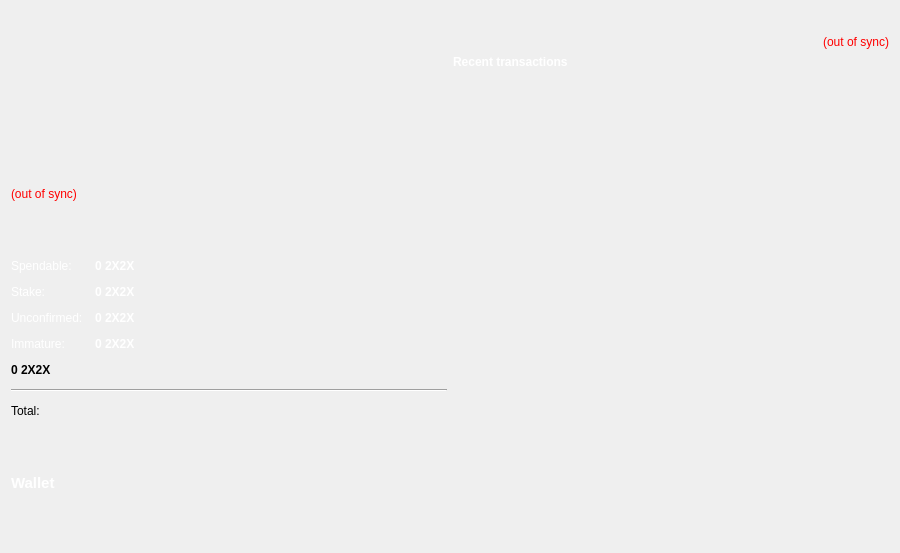
<?xml version="1.0" encoding="UTF-8"?>
<ui version="4.0">
 <class>OverviewPage</class>
 <widget class="QWidget" name="OverviewPage">
  <property name="geometry">
   <rect>
    <x>0</x>
    <y>0</y>
    <width>900</width>
    <height>553</height>
   </rect>
  </property>
  <property name="windowTitle">
   <string>Form</string>
  </property>
  <property name="autoFillBackground">
   <bool>false</bool>
  </property>
  <property name="styleSheet">
   <string notr="true">background-image: url(:/images/wallet); </string>
  </property>
  <layout class="QHBoxLayout" name="horizontalLayout" stretch="1,1">
   <item>
    <layout class="QVBoxLayout" name="verticalLayout_2">
     <item>
      <widget class="QWidget" name="widget" native="true">
       <property name="styleSheet">
        <string notr="true"/>
       </property>
       <layout class="QVBoxLayout" name="verticalLayout_4">
        <item>
         <layout class="QHBoxLayout" name="horizontalLayout_4"/>
        </item>
       </layout>
      </widget>
     </item>
     <item>
      <widget class="QLabel" name="labelWalletStatus">
       <property name="toolTip">
        <string>The displayed information may be out of date. Your wallet automatically synchronizes with the 2X2 network after a connection is established, but this process has not completed yet.</string>
       </property>
       <property name="styleSheet">
        <string notr="true">QLabel { color: red; }</string>
       </property>
       <property name="text">
        <string notr="true">(out of sync)</string>
       </property>
       <property name="alignment">
        <set>Qt::AlignLeading|Qt::AlignLeft|Qt::AlignVCenter</set>
       </property>
      </widget>
     </item>
     <item>
      <layout class="QFormLayout" name="formLayout_2">
       <property name="fieldGrowthPolicy">
        <enum>QFormLayout::AllNonFixedFieldsGrow</enum>
       </property>
       <property name="horizontalSpacing">
        <number>12</number>
       </property>
       <property name="verticalSpacing">
        <number>12</number>
       </property>
       <item row="0" column="0">
        <widget class="QLabel" name="label">
         <property name="styleSheet">
          <string notr="true">color: rgb(255, 255, 255);</string>
         </property>
         <property name="text">
          <string>Spendable:</string>
         </property>
        </widget>
       </item>
       <item row="0" column="1">
        <widget class="QLabel" name="labelBalance">
         <property name="font">
          <font>
           <bold>true</bold>
          </font>
         </property>
         <property name="cursor">
          <cursorShape>IBeamCursor</cursorShape>
         </property>
         <property name="toolTip">
          <string>Your current spendable balance</string>
         </property>
         <property name="styleSheet">
          <string notr="true">color: rgb(255, 255, 255);</string>
         </property>
         <property name="text">
          <string notr="true">0 2X2X</string>
         </property>
         <property name="textInteractionFlags">
          <set>Qt::LinksAccessibleByMouse|Qt::TextSelectableByKeyboard|Qt::TextSelectableByMouse</set>
         </property>
        </widget>
       </item>
       <item row="1" column="0">
        <widget class="QLabel" name="label_6">
         <property name="styleSheet">
          <string notr="true">color: rgb(255, 255, 255);</string>
         </property>
         <property name="text">
          <string>Stake:</string>
         </property>
        </widget>
       </item>
       <item row="1" column="1">
        <widget class="QLabel" name="labelStake">
         <property name="font">
          <font>
           <bold>true</bold>
          </font>
         </property>
         <property name="cursor">
          <cursorShape>IBeamCursor</cursorShape>
         </property>
         <property name="toolTip">
          <string>Total of coins that were staked, and do not yet count toward the current balance</string>
         </property>
         <property name="styleSheet">
          <string notr="true">color: rgb(255, 255, 255);</string>
         </property>
         <property name="text">
          <string notr="true">0 2X2X</string>
         </property>
         <property name="textInteractionFlags">
          <set>Qt::LinksAccessibleByMouse|Qt::TextSelectableByKeyboard|Qt::TextSelectableByMouse</set>
         </property>
        </widget>
       </item>
       <item row="2" column="0">
        <widget class="QLabel" name="label_3">
         <property name="styleSheet">
          <string notr="true">color: rgb(255, 255, 255);</string>
         </property>
         <property name="text">
          <string>Unconfirmed:</string>
         </property>
        </widget>
       </item>
       <item row="2" column="1">
        <widget class="QLabel" name="labelUnconfirmed">
         <property name="font">
          <font>
           <bold>true</bold>
          </font>
         </property>
         <property name="cursor">
          <cursorShape>IBeamCursor</cursorShape>
         </property>
         <property name="toolTip">
          <string>Total of transactions that have yet to be confirmed, and do not yet count toward the current balance</string>
         </property>
         <property name="styleSheet">
          <string notr="true">color: rgb(255, 255, 255);</string>
         </property>
         <property name="text">
          <string notr="true">0 2X2X</string>
         </property>
         <property name="textInteractionFlags">
          <set>Qt::LinksAccessibleByMouse|Qt::TextSelectableByKeyboard|Qt::TextSelectableByMouse</set>
         </property>
        </widget>
       </item>
       <item row="3" column="0">
        <widget class="QLabel" name="labelImmatureText">
         <property name="styleSheet">
          <string notr="true">color: rgb(255, 255, 255);</string>
         </property>
         <property name="text">
          <string>Immature:</string>
         </property>
        </widget>
       </item>
       <item row="3" column="1">
        <widget class="QLabel" name="labelImmature">
         <property name="font">
          <font>
           <bold>true</bold>
          </font>
         </property>
         <property name="toolTip">
          <string>Mined balance that has not yet matured</string>
         </property>
         <property name="styleSheet">
          <string notr="true">color: rgb(255, 255, 255);</string>
         </property>
         <property name="text">
          <string notr="true">0 2X2X</string>
         </property>
         <property name="textInteractionFlags">
          <set>Qt::LinksAccessibleByMouse|Qt::TextSelectableByKeyboard|Qt::TextSelectableByMouse</set>
         </property>
        </widget>
       </item>
       <item row="5" column="0" colspan="2">
        <widget class="Line" name="line">
         <property name="orientation">
          <enum>Qt::Horizontal</enum>
         </property>
        </widget>
       </item>
       <item row="6" column="0">
        <widget class="QLabel" name="labelTotalText">
         <property name="text">
          <string>Total:</string>
         </property>
        </widget>
       </item>
       <item row="4" column="0" colspan="2">
        <widget class="QLabel" name="labelTotal">
         <property name="font">
          <font>
           <bold>true</bold>
          </font>
         </property>
         <property name="cursor">
          <cursorShape>IBeamCursor</cursorShape>
         </property>
         <property name="toolTip">
          <string>Your current total balance</string>
         </property>
         <property name="text">
          <string notr="true">0 2X2X</string>
         </property>
         <property name="textInteractionFlags">
          <set>Qt::LinksAccessibleByMouse|Qt::TextSelectableByKeyboard|Qt::TextSelectableByMouse</set>
         </property>
        </widget>
       </item>
      </layout>
     </item>
     <item>
      <widget class="QLabel" name="label_5">
       <property name="font">
        <font>
         <pointsize>11</pointsize>
         <bold>true</bold>
        </font>
       </property>
       <property name="styleSheet">
        <string notr="true">color: rgb(255, 255, 255);</string>
       </property>
       <property name="text">
        <string>Wallet</string>
       </property>
      </widget>
     </item>
    </layout>
   </item>
   <item>
    <layout class="QVBoxLayout" name="verticalLayout_3">
     <item>
      <widget class="QWidget" name="widget_2" native="true">
       <layout class="QVBoxLayout" name="verticalLayout">
        <item>
         <layout class="QHBoxLayout" name="horizontalLayout_2"/>
        </item>
       </layout>
      </widget>
     </item>
     <item>
      <widget class="QLabel" name="labelTransactionsStatus">
       <property name="toolTip">
        <string>The displayed information may be out of date. Your wallet automatically synchronizes with the 2X2X network after a connection is established, but this process has not completed yet.</string>
       </property>
       <property name="styleSheet">
        <string notr="true">QLabel { color: red; }</string>
       </property>
       <property name="text">
        <string notr="true">(out of sync)</string>
       </property>
       <property name="alignment">
        <set>Qt::AlignRight|Qt::AlignTrailing|Qt::AlignVCenter</set>
       </property>
      </widget>
     </item>
     <item>
      <widget class="QLabel" name="label_4">
       <property name="styleSheet">
        <string notr="true">color: rgb(255, 255, 255);</string>
       </property>
       <property name="text">
        <string>&lt;b&gt;Recent transactions&lt;/b&gt;</string>
       </property>
      </widget>
     </item>
     <item>
      <widget class="QListView" name="listTransactions">
       <property name="styleSheet">
        <string notr="true">QListView { background: transparent; }</string>
       </property>
       <property name="frameShape">
        <enum>QFrame::NoFrame</enum>
       </property>
       <property name="verticalScrollBarPolicy">
        <enum>Qt::ScrollBarAlwaysOff</enum>
       </property>
       <property name="horizontalScrollBarPolicy">
        <enum>Qt::ScrollBarAlwaysOff</enum>
       </property>
       <property name="selectionMode">
        <enum>QAbstractItemView::NoSelection</enum>
       </property>
      </widget>
     </item>
    </layout>
   </item>
  </layout>
 </widget>
 <resources/>
 <connections/>
</ui>
